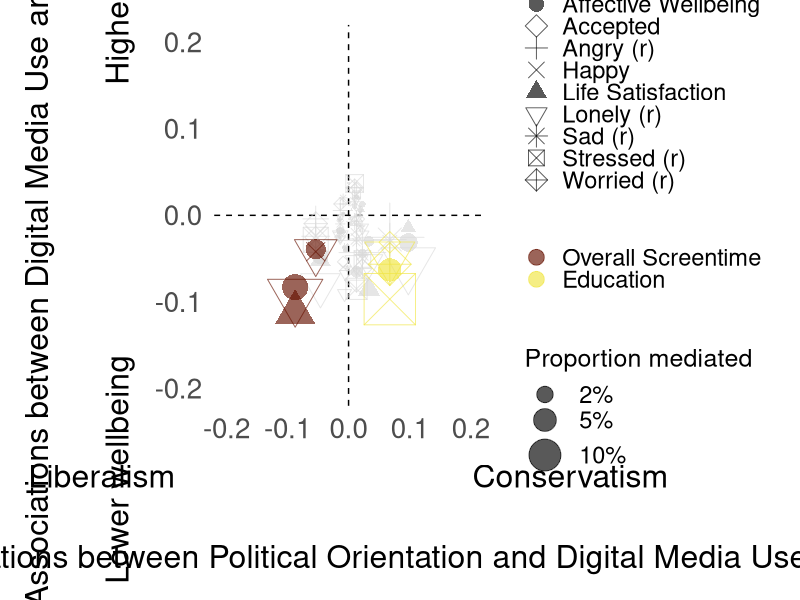
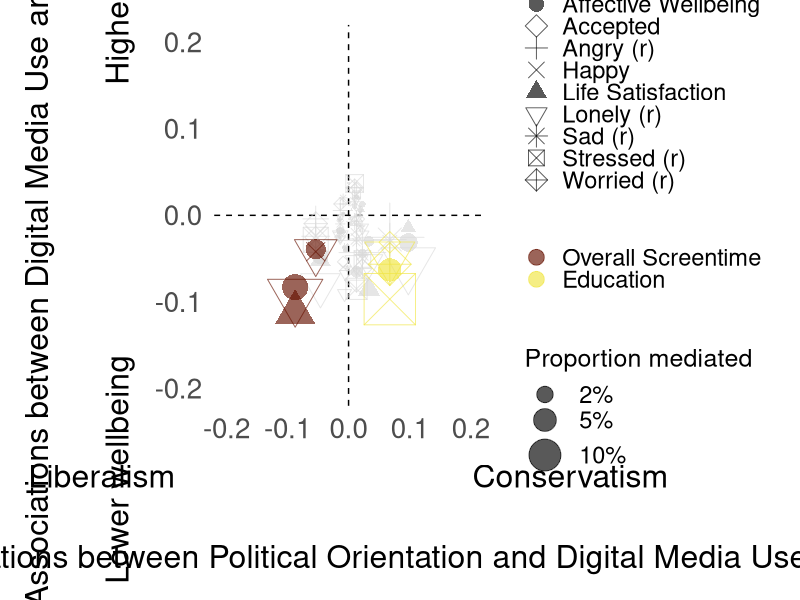

Reproduce these figures in R, in order.
library(dplyr)
library(ggplot2)

#############################################
# Study 1 mediation bubble map: app categories

monthly_res <- read.csv("monthly_results_withcontrols.csv")
weekly_res <- read.csv("weekly_results_withcontrols.csv")
path_a_res <- read.csv("study1_path_a_results.csv")

app_categories <- c(
  "information", "productivity", "education", "entertainment",
  "creativity", "games", "shopping", "utilities", "other", "health",
  "total_activity"
)

mediator_order <- c(
  "Overall Screentime", "Creativity", "Education", "Entertainment", "Games",
  "Health", "Information", "Other", "Productivity", "Shopping", "Utilities"
)

outcome_labels <- c(
  "awb_week" = "Affective Wellbeing",
  "awb_t2" = "Affective Wellbeing",
  "swls_t2" = "Life Satisfaction",
  "accepted" = "Accepted",
  "angry_rev" = "Angry (r)",
  "happy" = "Happy",
  "lonely_rev" = "Lonely (r)",
  "uls_t2" = "Lonely (r)",
  "sad_rev" = "Sad (r)",
  "stressed_rev" = "Stressed (r)",
  "worried_rev" = "Worried (r)"
)

outcome_order <- c(
  "Affective Wellbeing", "Accepted", "Angry (r)", "Happy",
  "Life Satisfaction", "Lonely (r)", "Sad (r)", "Stressed (r)",
  "Worried (r)"
)

outcome_shape_vals <- c(
  "Affective Wellbeing" = 16,
  "Accepted" = 5,
  "Angry (r)" = 3,
  "Happy" = 4,
  "Life Satisfaction" = 17,
  "Lonely (r)" = 6,
  "Sad (r)" = 8,
  "Stressed (r)" = 7,
  "Worried (r)" = 9
)

color_palette <- c(
  "Overall Screentime" = "#661100",
  "Creativity" = "#117733",
  "Education" = "#F0E442",
  "Entertainment" = "#AA4499",
  "Games" = "#999933",
  "Health" = "#CC6677",
  "Information" = "#332288",
  "Other" = "#882255",
  "Productivity" = "#88CCEE",
  "Shopping" = "#DDCC77",
  "Utilities" = "#E69F00",
  "n.s." = "grey85"
)

#############################################

path_a_df <- path_a_res %>%
  filter(
    mediator %in% app_categories,
    IV == "political_orientation",
    level %in% c("Weekly", "Monthly")
  ) %>%
  transmute(
    mediator,
    level,
    a = estimate,
    a_p = p
  )

bubble_df <- bind_rows(
  weekly_res %>%
    transmute(
      mediator, outcome,
      b = path_b,
      b_p = path_b_p,
      prop_med = prop_mediated,
      acme_lwr = ACME_CI_lower,
      acme_upr = ACME_CI_upper,
      level = "Weekly"
    ),
  monthly_res %>%
    transmute(
      mediator, outcome,
      b = path_b,
      b_p = path_b_p,
      prop_med = prop_mediated,
      acme_lwr = ACME_CI_lower,
      acme_upr = ACME_CI_upper,
      level = "Monthly"
    )
) %>%
  filter(mediator %in% app_categories) %>%
  left_join(path_a_df, by = c("mediator", "level")) %>%
  mutate(
    sig = a_p <= 0.05 &
      b_p <= 0.05 &
      (acme_lwr > 0 | acme_upr < 0) &
      is.finite(acme_lwr) &
      is.finite(acme_upr),
    mediator = if_else(
      mediator == "total_activity",
      "Overall Screentime",
      mediator
    ),
    mediator = tools::toTitleCase(mediator),
    mediator = factor(mediator, levels = mediator_order),
    outcome = recode(outcome, !!!outcome_labels),
    outcome = factor(outcome, levels = outcome_order),
    level = factor(level, levels = c("Weekly", "Monthly")),
    color_var = if_else(sig, as.character(mediator), "n.s."),
    color_var = factor(color_var, levels = c(mediator_order, "n.s."))
  ) %>%
  filter(
    !is.na(mediator), !is.na(outcome),
    is.finite(a), is.finite(b), is.finite(prop_med)
  ) %>%
  arrange(sig)

stopifnot(
  nrow(bubble_df) > 0,
  !anyNA(bubble_df$a_p),
  !anyNA(bubble_df$b_p)
)

x_limit <- max(abs(bubble_df$a), na.rm = TRUE) * 1.12
y_limit <- max(abs(bubble_df$b), na.rm = TRUE) * 1.12
x_limit <- max(0.2, ceiling(x_limit * 10) / 10)
y_limit <- max(0.2, ceiling(y_limit * 10) / 10)

axis_labels <- function(x) sprintf("%.1f", x)

theme_clean <- theme_minimal(base_size = 20) +
  theme(
    panel.grid.minor = element_blank(),
    panel.grid.major.x = element_blank(),
    panel.background = element_rect(fill = "white", colour = NA),
    plot.background = element_rect(fill = "white", colour = NA)
  )

app_category_mediation_bubble_map <- ggplot(bubble_df, aes(x = a, y = b)) +
  geom_hline(yintercept = 0, colour = "black", linetype = "dashed") +
  geom_vline(xintercept = 0, colour = "black", linetype = "dashed") +
  geom_point(
    aes(size = abs(prop_med), color = color_var, shape = outcome),
    alpha = 0.65
  ) +
  scale_size_area(
    max_size = 17,
    name = "Proportion mediated",
    breaks = c(0.025, 0.05, 0.10),
    labels = scales::percent_format(accuracy = 1)
  ) +
  scale_color_manual(
    values = color_palette,
    name = NULL,
    breaks = mediator_order,
    guide = guide_legend(override.aes = list(size = 5), order = 2)
  ) +
  scale_shape_manual(
    values = outcome_shape_vals,
    name = "Wellbeing outcome",
    guide = guide_legend(
      override.aes = list(size = 5, color = "black"),
      order = 1
    )
  ) +
  scale_y_continuous(
    limits = c(-y_limit, y_limit),
    breaks = seq(-y_limit, y_limit, by = 0.1),
    labels = axis_labels
  ) +
  scale_x_continuous(
    limits = c(-x_limit, x_limit),
    breaks = seq(-x_limit, x_limit, by = 0.1),
    labels = axis_labels
  ) +
  labs(
    x = paste0(
      "Liberalism                                 Conservatism\n\n",
      "Associations between Political Orientation and Digital Media Use"
    ),
    y = paste0(
      "Associations between Digital Media Use and Wellbeing\n\n",
      "Lower wellbeing                              Higher wellbeing"
    )
  ) +
  theme_clean +
  theme(
    panel.grid.minor = element_blank(),
    panel.grid.major.y = element_blank(),
    axis.text.x = element_text(size = 20),
    axis.text.y = element_text(size = 20),
    axis.title.x = element_text(
      size = 23,
      lineheight = 1.05,
      margin = margin(t = 14)
    ),
    axis.title.y = element_text(
      size = 23,
      lineheight = 1.05,
      margin = margin(r = 14)
    ),
    legend.position = "right",
    legend.text = element_text(size = 17),
    legend.title = element_text(size = 18),
    legend.key.height = grid::unit(0.9, "lines"),
    plot.margin = margin(t = 18, r = 18, b = 18, l = 18)
  )

ggsave(
  "Plots/app_category_mediation_bubble_map.png",
  plot = app_category_mediation_bubble_map,
  width = 15,
  height = 10,
  dpi = 300
)

print(app_category_mediation_bubble_map)
